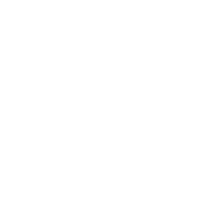
Frame 1 (no input)
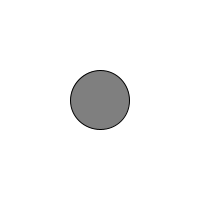
Frame 60 (the mouse pressed at the canvas centre just before this capture)
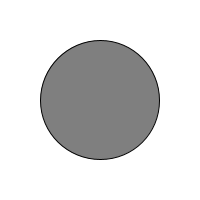
Frame 120 (the mouse held since frame 60 and released just before this capture)

The Processing sketch that drew these frames (run headless with seeded random() and noise(); from frame 60 on, the mouse is pressed at the canvas centre):

// Processing sketch: exo043
// ── exo043.pde
int cercleX = 0;
int cercleY = 0;

void setup() {
  size(200, 200);
}

void draw() {
  background(255);
  fill(127);
  ellipse(width/2, height/2, cercleX, cercleY);

  // on incrémente cercleX
    cercleX += 1;
    cercleY += 1;

    if (cercleX-(cercleX/PI) > width && cercleY-(cercleY/PI) > height) {
        cercleX = 0;
        cercleY = 0;
    }
}
